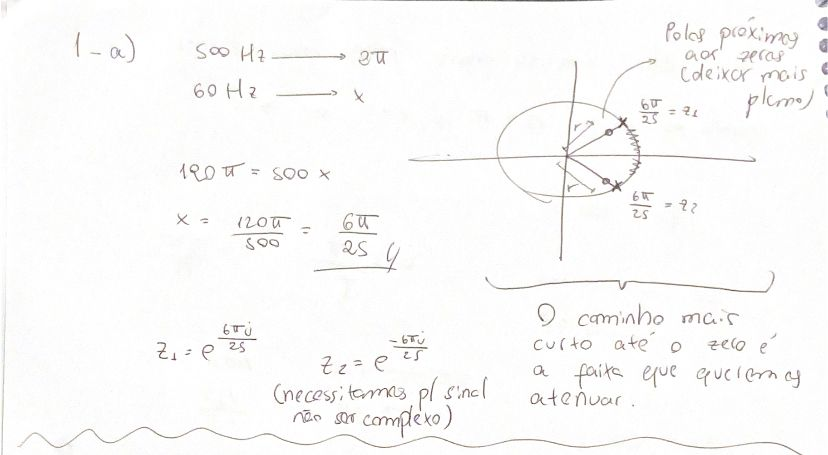
#> input picture proj2/1a.jpeg, 828 x 455 px
$ jupyter execute --allow-errors projeto2.ipynb
#> lines starting #> are read from the running program, lines starting #| are printed output that depends on the picture
[cell 1]
import numpy as np
import scipy as sp
import scipy.io as spio
import scipy.signal as spsignal
from matplotlib import pyplot as plt
from PIL import Image

# Projeto 2 - Sinais e Sistemas em Tempo Discreto - 2023/01

# Identificação

## Nome: Yan Tavares de Oliveira

## Matrícula: 202014323

# Funções utilizadas.

Coloque abaixo as funções desenvolvidas para este projeto.

[cell 2]
# Código das funções utilizadas.
def deg(n):
    if n >= 0:
        return 1
    else:
        return 0

# Questão 1

Um sistema de aquisição de dados de eletrocardiograma foi ligado de forma equivocada perto demais da rede elétrica. Assim, a interferência da rede elétrica (a 60 Hz) aparece de forma marcante no sinal adquirido. O seu objetivo é projetar um filtro digital para eliminar totalmente o ruído em 60Hz. A frequência de amostragem do sistema é:

$$ f_a = 500~Hz $$

Siga as questões abaixo.

## Questão 1a (0.5 pontos)

Projete o filtro em questão utilizando a colocação de pólos e zeros no plano z. Desenhe o diagrama de pólos e zeros do filtro projetado, indicando quais pólos e zeros foram indicados e o porquê destes pólos/zeros terem sido escolhidos. Você pode inserir o seu projeto como uma imagem escaneada abaixo.

[cell 3]
# Resposta da questão 1a
Image.open("1a.jpeg")

## Questão 1b (0.5 pontos)

A partir do diagrama desenvolvido na questão anterior, escreva a função de transferência do filtro H(z) e a equação de diferenças do sistema que realiza o filtro. Você pode inserir sua resposta como uma imagem escaneada abaixo.

[cell 4]
# Resposta da questão 1b
Image.open("1b.jpeg")
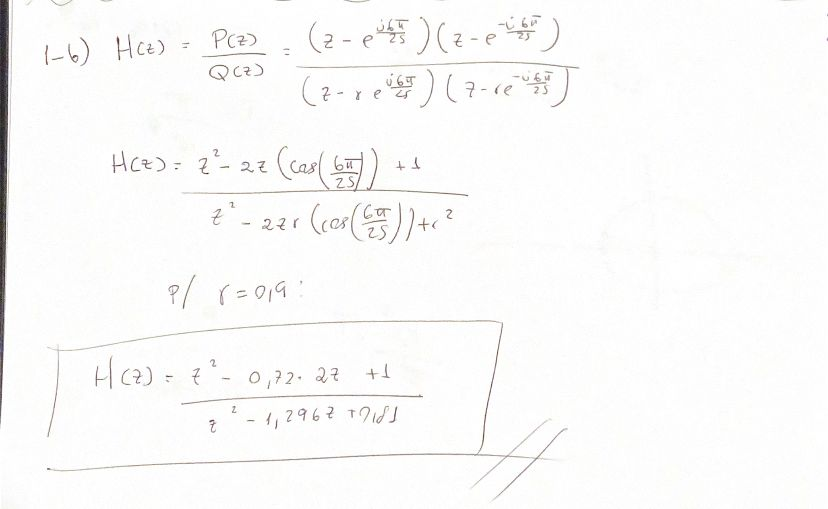
#> input picture proj2/1b.jpeg, 828 x 509 px

## Questão 1c (1 ponto)

Plote a **resposta em frequência** do filtro projetado (magnitude e fase).

[cell 5]
# Resposta da questão 1c
def A1(x):
    return np.sqrt((4.132 - 5.84 * np.cos(x) + 2 * np.cos(2*x))/(3.372 - 4.74 * np.cos(x) + 1.62 * np.cos(2*x)))


x = np.linspace(0, np.pi * 2)

plt.plot(x, A1(x))
plt.xlabel(r'$\Omega$' + "(rad)")
plt.ylabel('A')
plt.title("Magnitude")
plt.grid(True)
plt.show()
#> figure, not shown here; curve peaks at x = 3.08, y = 1.11

[cell 6]
def F(x):
    return np.arctan((0.27 * np.sin(x) - 0.19 * np.sin(2*x))/(3.72 - 5.27 * np.cos(x) + 1.81 * np.cos(2*x)))


plt.plot(x, F(x))
plt.xlabel(r'$\Omega$' + "(rad)")
plt.ylabel('f')
plt.title("Fase")
plt.grid(True)
plt.show()
#> figure, not shown here; curve peaks at x = 5.64, y = 1.06

## Questão 1d (0.5 pontos)

Carregue o sinal de ECG "noisy_ecg_data.mat" e aplique o filtro projetado neste sinal. Plote o sinal antes da filtragem (x[n]) e o sinal após a filtragem (y[n]).

#> (a cell that did not finish here is left out)

[cell 8]
h = np.zeros(100)

# Transformada inversa feita pelo WolframAlpha
for n in range(100):
    h[n] = (-0.117284 + 0.00640434j) * np.exp((-0.105361 - 0.766994j) * n) - \
        (0.117284 + 0.00640434j) * np.exp((-0.105361 + 0.766994j) * n)

#> (the rest of this cell did not finish here and is left out)

# Questão 2

Ainda no sistema de aquisição de dados de eletrocardiograma, mais tarde foi verificado que, mesmo depois de resolvido o problema da interferência da rede elétrica (i.e., o sinal não tem um ruído específico em 60Hz), o sinal adquirido tinha bastante ruído de alta frequência (acima de 35Hz). O objetivo desta questão é projetar um filtro digital para atenuar as frequências acima de 35Hz. A frequêencia de amostragem do sistema é:

$$ f_a = 500~Hz $$

Siga as questões abaixo.

## Questão 2a (0.5 pontos)

Projete o filtro em questão utilizando a colocação de pólos e zeros no plano z. Desenhe o diagrama de pólos e zeros do filtro projetado, indicando quais pólos e zeros foram indicados e o porquê destes pólos/zeros terem sido escolhidos. Você pode inserir o seu projeto como uma imagem escaneada abaixo.

[cell 9]
# Resposta da questão 2a
Image.open("2a.jpeg")
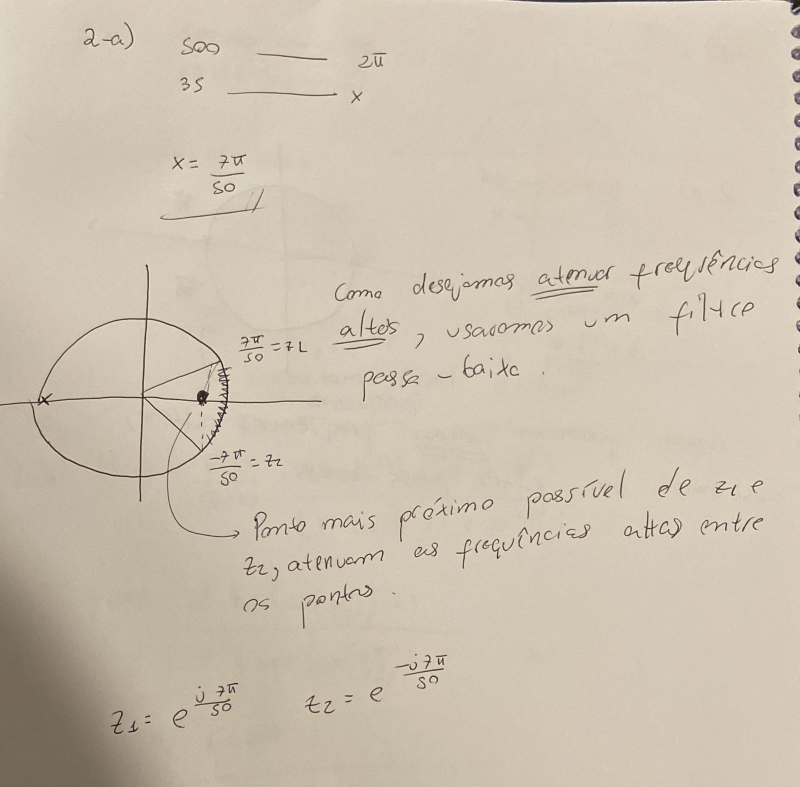
#> input picture proj2/2a.jpeg, 1600 x 1573 px (shown at 1/2 size)

## Questão 2b (0.5 pontos)

A partir do diagrama desenvolvido na questão anterior, escreva a função de transferência do filtro H(z) e a equação de diferenças do sistema que realiza o filtro. Você pode inserir sua resposta como uma imagem escaneada abaixo.

[cell 10]
# Resposta da questão 2b
Image.open("2b.jpeg")
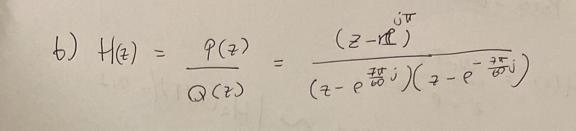
#> input picture proj2/2b.jpeg, 576 x 131 px

## Questão 2c (1 ponto)

Plote a **resposta em frequência** do filtro projetado (magnitude e fase).

[cell 11]
# Resposta da questão 2c
n = [1, 0]
d = [1, -np.cos(7*np.pi / 50)]
fs = 500

freq, h = spsignal.freqz(n, d, fs=fs)
mag = np.abs(h)
ph = np.angle(h)

plt.figure()
plt.plot(freq, mag)
plt.title('Amplitude')
plt.xlabel('Hz')
plt.ylabel('A')
plt.grid(True)
plt.show()
#> figure, not shown here; curve peaks at x = 0, y = 10.51

[cell 12]
plt.figure()
plt.plot(freq, ph)
plt.title('Fase')
plt.xlabel('Hz')
plt.ylabel('Fase')
plt.grid(True)
plt.show()
#> figure, not shown here; curve peaks at x = 0, y = 0

## Questão 2d (0.5 pontos)

Carregue o sinal de ECG "noisy_ecg_data_2.mat" e aplique o filtro projetado neste sinal. Plote o sinal antes da filtragem (x[n]) e o sinal após a filtragem (y[n]).

#> (a cell that did not finish here is left out)

#> (a cell that did not finish here is left out)

# Questão 3

Considere o filtro analógico:

$$ H_a \left(s\right) = \frac{\omega_c}{\omega_c + s}$$

E considere o valor:

$$\omega_c = 10^3 $$

## Questão 3a (1 ponto)

Projete uma aproximação digital para este filtro com critério de 10%. Indique a taxa de amostragem calculada para esta aproximação (T1) e compare a resposta em frequência do filtro projetado H1() com a resposta em frequência do filtro analógic Ha(). Plote as frequências até ao menos:

$$ \omega = 10^5 \pi $$

[cell 15]
#! VER PAGINA 496 DO LATHI !

# Resposta da questão 3a
omega = np.linspace(0, 315000, 315000)

# Fiz de acordo com a resolução da pagina 496 do Lathi, não sei pq deu tão diferente...

T1 = 0.0001 * np.pi


def H(w):
    return (0.3142 / np.sqrt(1.533 - 1.4608 * np.cos(w*T1)))


plt.plot(H(omega))
plt.xlabel("n")
plt.ylabel('A')
plt.title("Amplitude de H")
plt.grid(True)
plt.show()
#> figure, not shown here; curve peaks at x = 0, y = 1.17

[cell 16]
def Ha(w):
    return (1000/(np.sqrt(w**2 + 1000000)))


plt.plot(Ha(omega))
plt.xlabel("n")
plt.ylabel('Ha')
plt.title("Amplitude de Ha")
plt.grid(True)
plt.show()
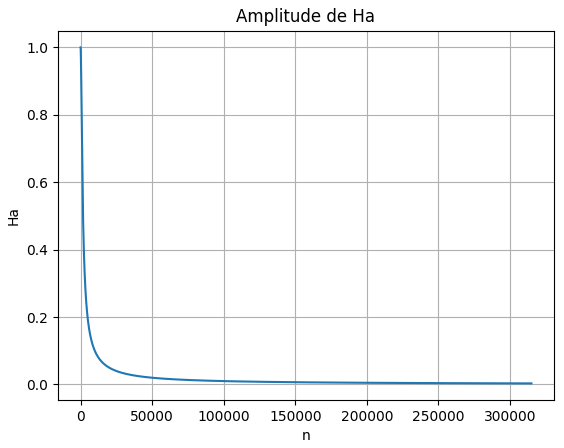
#> figure drawn by matplotlib, 1 panel; curve peaks at x = 0, y = 1

[cell 17]
def F(w):
    return -np.arctan((0.7304 * np.sin(w*T1)) / (1 - 0.7304 * np.cos(w * T1)))


plt.plot(F(omega))
plt.xlabel("n")
plt.ylabel('f')
plt.title("Fase de H")
plt.grid(True)
plt.show()
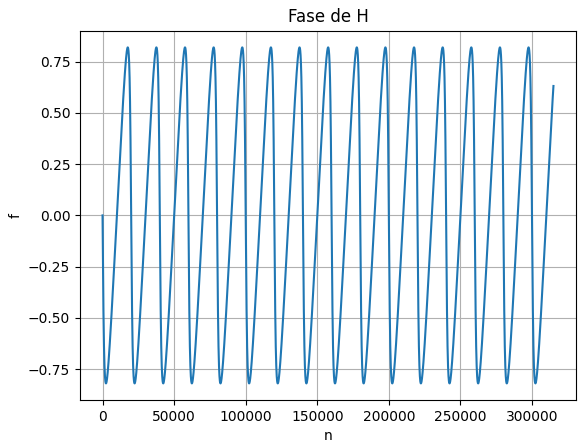
#> figure drawn by matplotlib, 1 panel; curve peaks at x = 217606, y = 0.819

[cell 18]
def Fa(w):
    return -np.arctan(w/1000)


plt.plot(Fa(omega))
plt.xlabel("n")
plt.ylabel('f')
plt.title("Fase de Ha")
plt.grid(True)
plt.show()
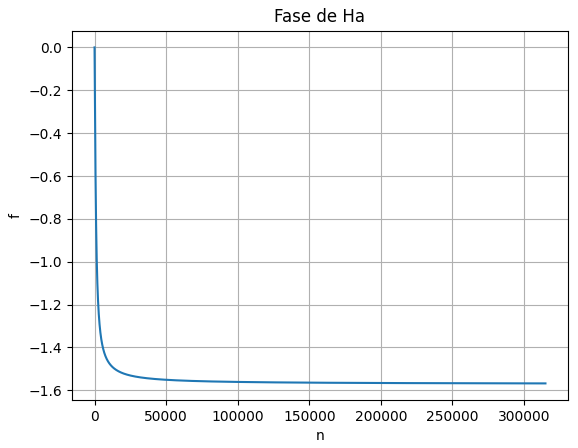
#> figure drawn by matplotlib, 1 panel; curve peaks at x = 0, y = 0

## Questão 3b (1 ponto)

Projete uma aproximação digital para este filtro com critério de 1%. Indique a taxa de amostragem calculada para esta aproximação (T2) e compare a resposta em frequência do filtro projetado H2() com a resposta em frequência do filtro analógic Ha(). Plote as frequências até ao menos:

$$ \omega = 10^5 \pi $$

[cell 19]
# Resposta da questão 3b
T2 = 0.00001 * np.pi


def H2(w):
    return (0.3142 / np.sqrt(1.533 - 1.4608 * np.cos(w * T2)))


plt.plot(H2(omega))
plt.xlabel("n")
plt.ylabel('A')
plt.title("Sinal original")
plt.grid(True)
plt.show()
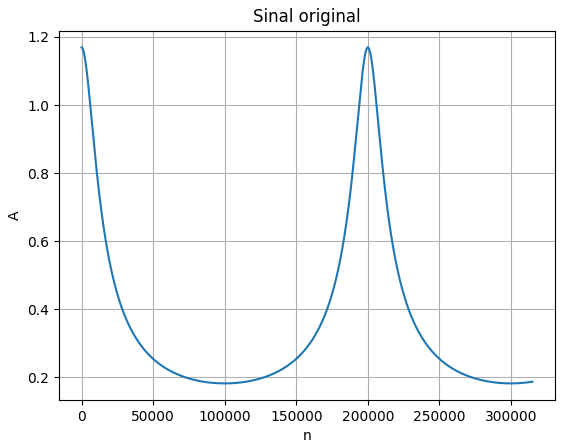
#> figure drawn by matplotlib, 1 panel; curve peaks at x = 0, y = 1.17

## Questão 3c (1 ponto)

Calcule a resposta ao impulso ha(t) do filtro analógico Ha(s), bem como as respostas ao impulso h1[n] e h2[n] dos filtros projetados H1(z) e H2(z). **Plote** as respostas ao impulso na mesma escala.

[cell 20]
# Resposta da questão 3c
def ha(t):
    return 1000 * np.exp(-1000 * t)


plt.plot(ha(omega[:100]))
plt.xlabel("s")
plt.ylabel('ha')
plt.title("Sinal original")
plt.grid(True)
plt.show()
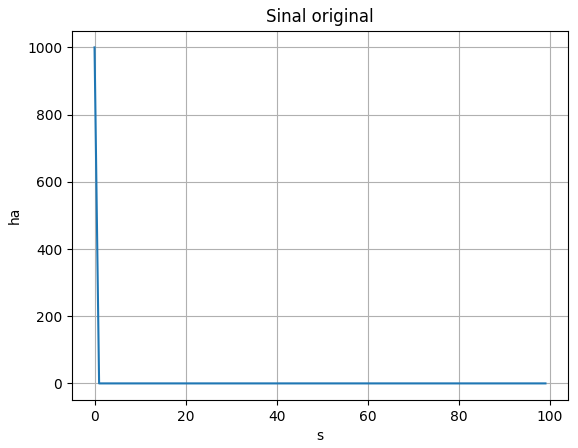
#> figure drawn by matplotlib, 1 panel; curve peaks at x = 0, y = 1000

[cell 21]
def h1(t):
    return 0.1 * np.pi * np.exp(-0.1*np.pi*t)


plt.plot(h1(omega[:100]))
plt.xlabel("n")
plt.ylabel('h1')
plt.title("h1[n]")
plt.grid(True)
plt.show()
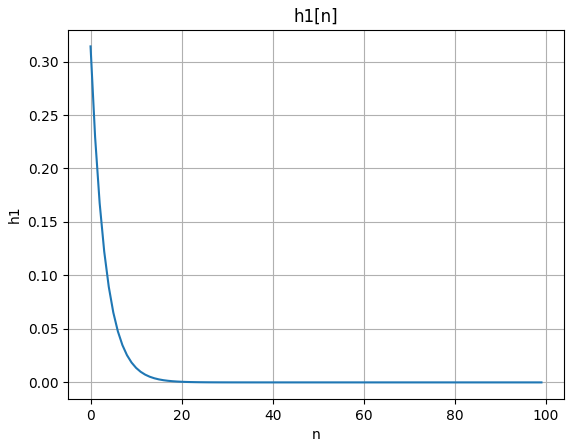
#> figure drawn by matplotlib, 1 panel; curve peaks at x = 0, y = 0.314

[cell 22]
def h2(n):
    return np.pi * np.exp(-np.pi * n)


plt.plot(h2(omega[:100]))
plt.xlabel("n")
plt.ylabel('h2')
plt.title("h2[n]")
plt.grid(True)
plt.show()
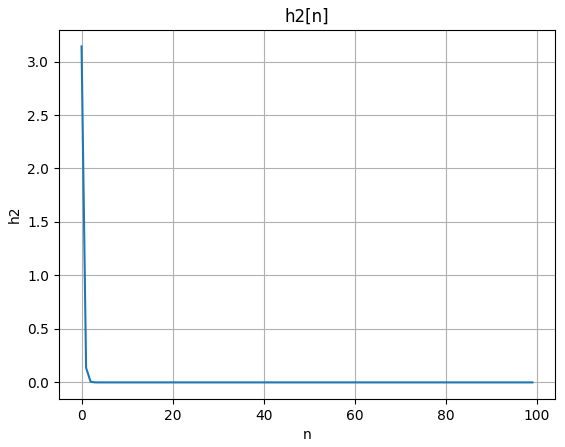
#> figure drawn by matplotlib, 1 panel; curve peaks at x = 0, y = 3.14
